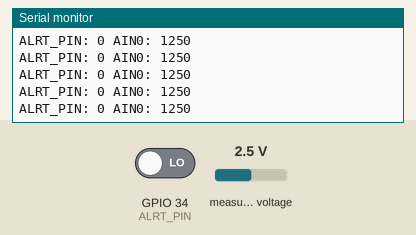
This sketch was run on a simulated ESP32. On the bench: the last lines printed to the serial monitor. The test bench sets the inputs (shaded band); at power-on: measured voltage 2.5 V, GPIO 34 (ALRT_PIN) LOW.

Above: at 1.3 s.
1.4 s: measured voltage set to 0.1 V
At 1.45 s:
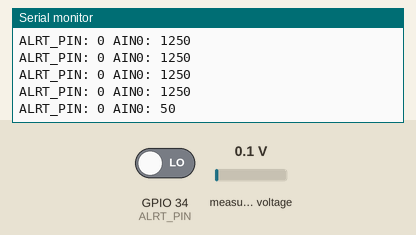
2.9 s: GPIO 34 (ALRT_PIN) driven HIGH
At 2.97 s:
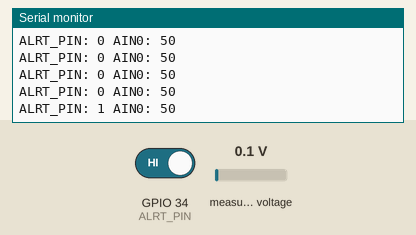
4.4 s: measured voltage set to 1.2 V
At 4.5 s:
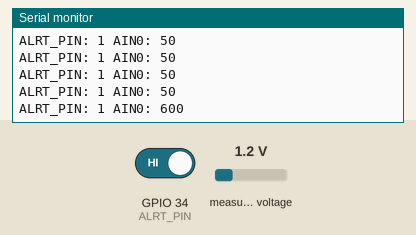
5.9 s: GPIO 34 (ALRT_PIN) driven LOW
At 5.92 s:
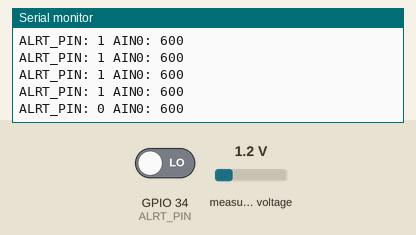
Timing chart, 0 to 8.4 s (numbered marks = the images above; inputs shaded):
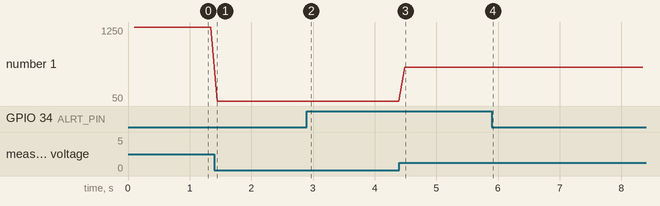

Measured:
- after the input at 1.4 s, the serial monitor: prints a new line after 0.05 s (image 1)
- after the input at 2.9 s, the serial monitor: prints a new line after 0.07 s (image 2)
- after the input at 4.4 s, the serial monitor: prints a new line after 0.09 s (image 3)
- after the input at 5.9 s, the serial monitor: prints a new line at once (image 4)
- plotted number 1: 1250 → 50 after the input at 1.4 s, 50 → 600 after the input at 4.4 s

The sketch:

comparator.ino
```cpp
#include <Adafruit_ADS1X15.h>

// Adafruit_ADS1115 ads;  /* Use this for the 16-bit version */
Adafruit_ADS1015 ads;     /* Use this for the 12-bit version */
const int ALRT_PIN = 34;
volatile bool OnTargetA_Flag = false;
void ISR_OnTargetA(){//This function is potentially being called very often
  OnTargetA_Flag = true;
}
void setup(void)
{
  Serial.begin(9600);
  Serial.println("Hello!");

  Serial.println("Single-ended readings from AIN0 with >3.0V comparator");
  Serial.println("ADC Range: +/- 6.144V (1 bit = 3mV/ADS1015, 0.1875mV/ADS1115)");
  Serial.println("Comparator Threshold: 1000 (3.000V)");

  pinMode(ALRT_PIN, INPUT);
  attachInterrupt(digitalPinToInterrupt(ALRT_PIN), ISR_OnTargetA, RISING); // Delta of A0 and A1 will go from Delta = Large value to Delta = 0

  ads.begin(0x48);
  // The ADC input range (or gain) can be changed via the following
  // functions, but be careful never to exceed VDD +0.3V max, or to
  // exceed the upper and lower limits if you adjust the input range!
  // Setting these values incorrectly may destroy your ADC!
  //                                                                ADS1015  ADS1115
  //                                                                -------  -------
  // ads.setGain(GAIN_TWOTHIRDS);  // 2/3x gain +/- 6.144V  1 bit = 3mV      0.1875mV (default)
  ads.setGain(GAIN_ONE);        // 1x gain   +/- 4.096V  1 bit = 2mV      0.125mV
  // ads.setGain(GAIN_TWO);        // 2x gain   +/- 2.048V  1 bit = 1mV      0.0625mV
  // ads.setGain(GAIN_FOUR);       // 4x gain   +/- 1.024V  1 bit = 0.5mV    0.03125mV
  // ads.setGain(GAIN_EIGHT);      // 8x gain   +/- 0.512V  1 bit = 0.25mV   0.015625mV
  // ads.setGain(GAIN_SIXTEEN);    // 16x gain  +/- 0.256V  1 bit = 0.125mV  0.0078125mV
  ads.setDataRate(3300);
  ads.Set_HIGH_LOW_Threshold_REGisters(1500, 2000);
  if (!ads.begin()) {
    Serial.println("Failed to initialize ADS.");
    while (1);
  }
  // Setup 3V comparator on channel 0
  ads.startComparator_SingleEnded(0);
}

void loop(void)
{
  int16_t adc0;

  // Comparator will only de-assert after a read
  adc0 = ads.getLastConversionResults();
  Serial.print("ALRT_PIN: "); Serial.print(digitalRead(ALRT_PIN)); Serial.print(" AIN0: "); Serial.println(adc0);

  delay(100);
}
```
